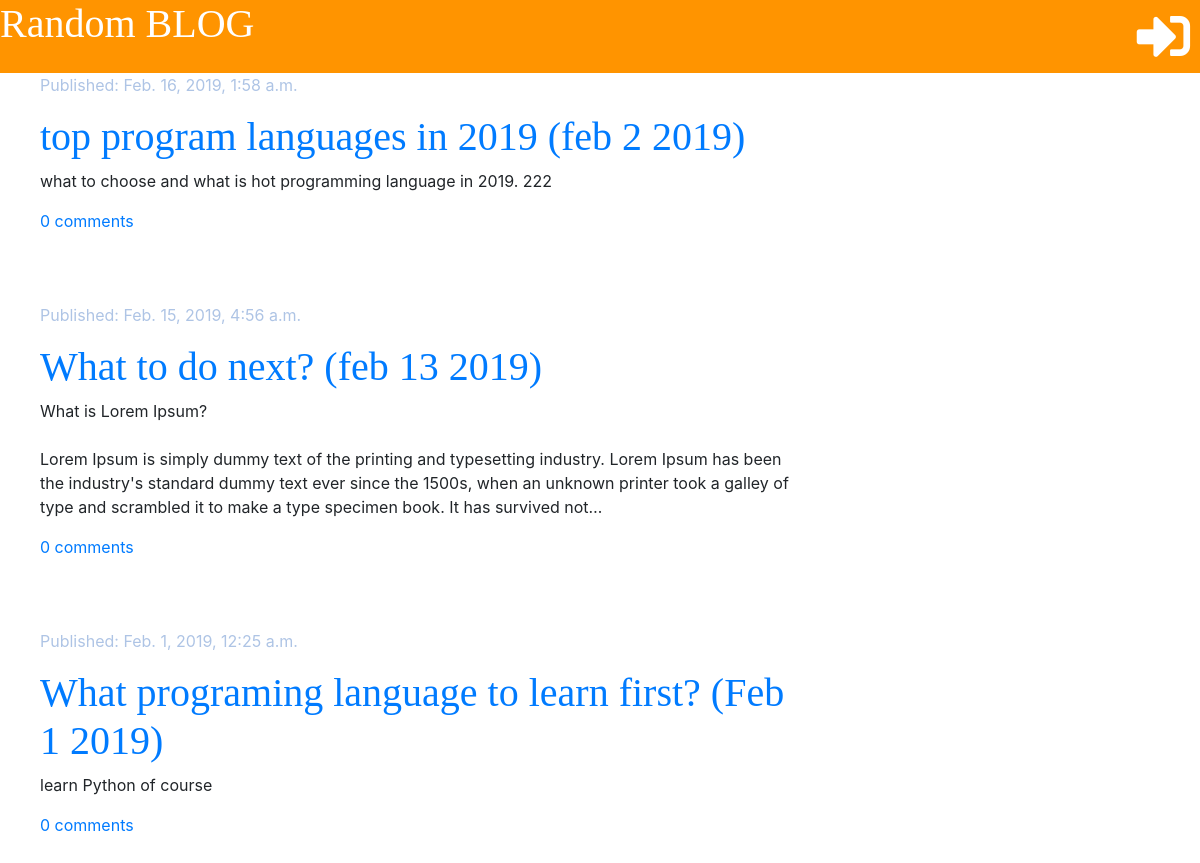
The app's page /, older data.
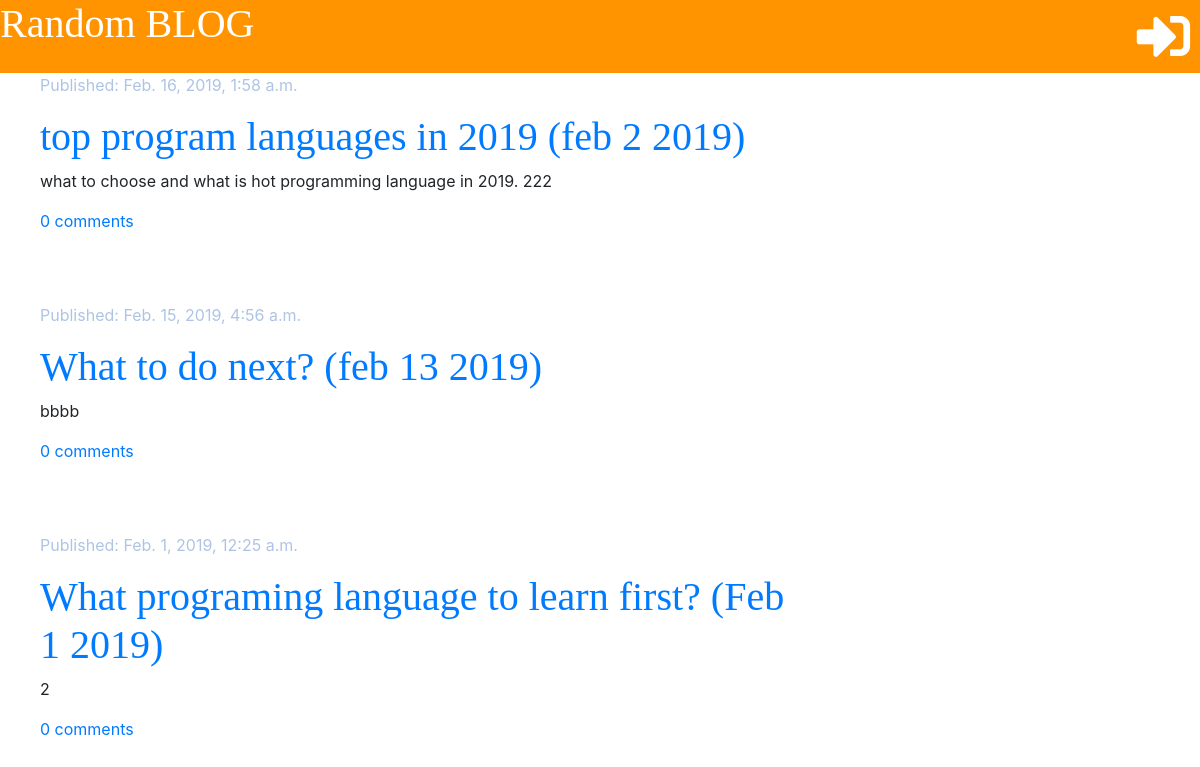
The same page, newer data.
### blog/models.py (models this page shows, shortened)
class Post(models.Model):
    author = models.ForeignKey('auth.User', on_delete=models.CASCADE)
    title = models.CharField(max_length=200)
    text = models.TextField()
    created_date = models.DateTimeField(default=timezone.now)
    published_date = models.DateTimeField(blank=True, null=True)
    test_date = models.DateTimeField(blank=True, null=True)
    def approved_comments(self):
        return self.comments.filter(approved=True)

### blog/views.py (the view)
# urls.py: path('', views.post_list, name='post_list'),
def post_list(request):
    posts = Post.objects.filter(published_date__lte=timezone.now()).order_by('-published_date')
    stuff_for_frontend = {'posts': posts}
    return render(request, "blog/post_list.html", stuff_for_frontend)

### blog/templates/blog/post_list.html
{% extends 'blog/base.html' %}
{% block content %}
{% for post in posts %}
<div class="post">
    <div class="date">
        <p>Published: {{ post.published_date }}</p>
    </div>
    <h1><a href="{% url 'post_detail' pk=post.pk %}">{{ post.title }}</a></h1>
    <p>{{ post.text|linebreaksbr|truncatechars:300 }}</p>
    <a href="{% url 'post_detail' pk=post.pk %}">{{ post.approved_comments.count }} comment{{ post.approved_comments.count|pluralize }}</a>
</div>
{% endfor %}
{% endblock %}

Row changes from the older to the newer data that the page shows:
changed Post: text "What is Lorem Ipsum? Lorem Ipsum is simply dummy text of the printing and typesetting industry. Lorem Ipsum has been the industry's standard dummy text ever since the 1500s, when an unknown printer took a galley of type and scrambled it to make a type specimen book. It has survived not…" → "bbbb"
changed Post "What programing language to learn first? (Feb 1 2019)": text "learn Python of course" → "2"
